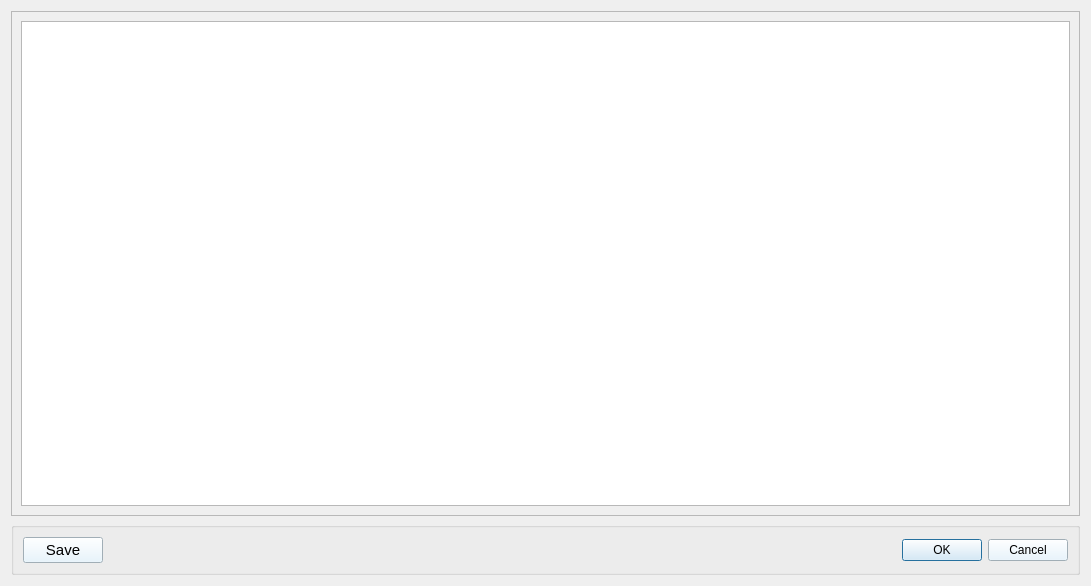
<?xml version="1.0" encoding="UTF-8"?>
<ui version="4.0">
 <class>ResultDialog</class>
 <widget class="QDialog" name="ResultDialog">
  <property name="geometry">
   <rect>
    <x>0</x>
    <y>0</y>
    <width>1091</width>
    <height>586</height>
   </rect>
  </property>
  <property name="windowTitle">
   <string>Result</string>
  </property>
  <layout class="QGridLayout" name="gridLayout_2">
   <item row="1" column="0">
    <layout class="QVBoxLayout" name="verticalLayout">
     <item>
      <widget class="QFrame" name="ResultFrame">
       <property name="frameShape">
        <enum>QFrame::StyledPanel</enum>
       </property>
       <property name="frameShadow">
        <enum>QFrame::Raised</enum>
       </property>
       <layout class="QGridLayout" name="gridLayout">
        <item row="0" column="0">
         <widget class="QTextBrowser" name="ResultOutput">
          <property name="font">
           <font>
            <family>Consolas</family>
            <pointsize>14</pointsize>
           </font>
          </property>
          <property name="styleSheet">
           <string notr="true">color: rgb(0, 0, 0);</string>
          </property>
         </widget>
        </item>
       </layout>
      </widget>
     </item>
    </layout>
   </item>
   <item row="2" column="0">
    <layout class="QHBoxLayout" name="horizontalLayout">
     <item>
      <widget class="QGroupBox" name="groupBox">
       <property name="title">
        <string/>
       </property>
       <layout class="QGridLayout" name="gridLayout_3">
        <item row="0" column="1">
         <widget class="QDialogButtonBox" name="OKAndCancelButton">
          <property name="font">
           <font>
            <pointsize>14</pointsize>
           </font>
          </property>
          <property name="layoutDirection">
           <enum>Qt::LeftToRight</enum>
          </property>
          <property name="styleSheet">
           <string notr="true">color: rgb(0, 0, 0);
background-color: rgb(226, 243, 255);</string>
          </property>
          <property name="orientation">
           <enum>Qt::Horizontal</enum>
          </property>
          <property name="standardButtons">
           <set>QDialogButtonBox::Cancel|QDialogButtonBox::Ok</set>
          </property>
         </widget>
        </item>
        <item row="0" column="0">
         <widget class="QPushButton" name="SaveToFile">
          <property name="font">
           <font>
            <pointsize>11</pointsize>
           </font>
          </property>
          <property name="layoutDirection">
           <enum>Qt::LeftToRight</enum>
          </property>
          <property name="styleSheet">
           <string notr="true">color: rgb(0, 0, 0);
background-color: rgb(226, 243, 255);</string>
          </property>
          <property name="text">
           <string>Save</string>
          </property>
         </widget>
        </item>
       </layout>
      </widget>
     </item>
    </layout>
   </item>
  </layout>
 </widget>
 <resources/>
 <connections>
  <connection>
   <sender>OKAndCancelButton</sender>
   <signal>accepted()</signal>
   <receiver>ResultDialog</receiver>
   <slot>accept()</slot>
   <hints>
    <hint type="sourcelabel">
     <x>248</x>
     <y>254</y>
    </hint>
    <hint type="destinationlabel">
     <x>157</x>
     <y>274</y>
    </hint>
   </hints>
  </connection>
  <connection>
   <sender>OKAndCancelButton</sender>
   <signal>rejected()</signal>
   <receiver>ResultDialog</receiver>
   <slot>reject()</slot>
   <hints>
    <hint type="sourcelabel">
     <x>316</x>
     <y>260</y>
    </hint>
    <hint type="destinationlabel">
     <x>286</x>
     <y>274</y>
    </hint>
   </hints>
  </connection>
 </connections>
</ui>
